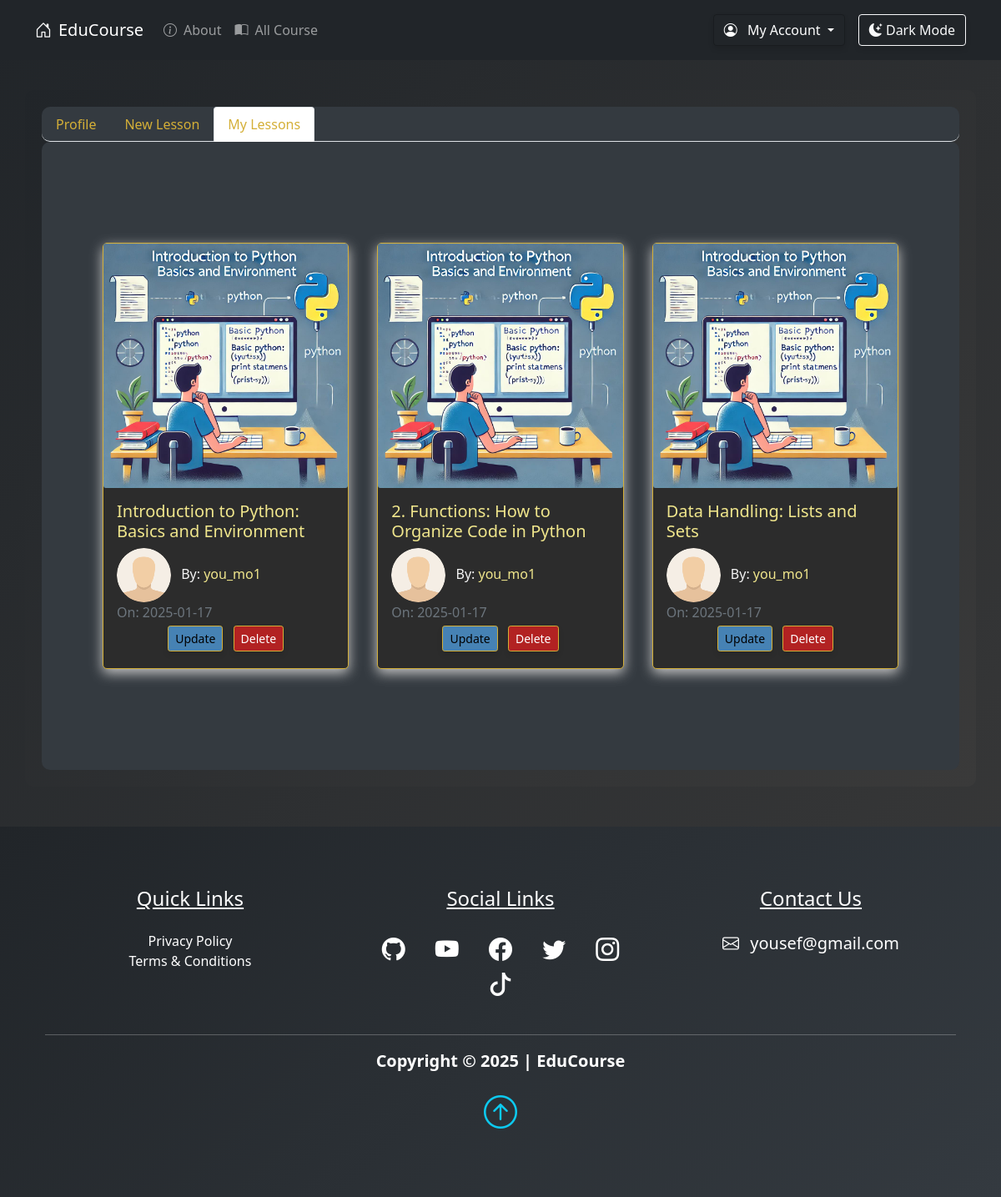
Page /dashboard/user_lessons (signed in) on the committed database.
### pythonic/models.py (models this page shows, shortened)
class Lesson(db.Model):
    id = db.Column(db.Integer, primary_key=True)
    title = db.Column(db.String(100), nullable=False)
    date_posted = db.Column(db.DateTime, nullable=False, default=lambda: datetime.now(timezone.utc))
    content = db.Column(db.Text, nullable=False)
    thumbnail = db.Column(db.String(20), nullable=False, default="default_thumbnail.jpg")
    slug = db.Column(db.String(100), nullable=False)
    user_id = db.Column(db.Integer, db.ForeignKey("user.id"), nullable=False)
    course_id = db.Column(db.Integer, db.ForeignKey("course.id"), nullable=False)
    video = db.Column(db.String(100), nullable=True)  # For uploaded videos

class User(db.Model, UserMixin):
    id = db.Column(db.Integer, primary_key=True)
    fname = db.Column(db.String(25), nullable=False)
    lname = db.Column(db.String(25), nullable=False)
    username = db.Column(db.String(25), unique=True, nullable=False)
    email = db.Column(db.String(125), unique=True, nullable=False)
    image_file = db.Column(db.String(20), nullable=False, default="default.png")
    bio = db.Column(db.Text, nullable=True)
    password = db.Column(db.String(60), nullable=False)
    lessons = db.relationship("Lesson", backref="author", lazy=True)

### pythonic/routes.py (the view)
@app.route("/dashboard/user_lessons", methods=["GET", "POST"])
@login_required
def user_lessons():
    return render_template(
        "user_lessons.html", title="Your Lessons", active_tab="user_lessons"
    )

### pythonic/models.py (called while the page is built)
@login_manager.user_loader
def load_user(user_id):
    return User.query.get(int(user_id))

### pythonic/templates/user_lessons.html (shortened to what this page needs)
{% extends "dashboard.html" %}
{% block user_lessons %}
<section>
    <div class="container p-5">
        <div class="row">
            {% for lesson in current_user.lessons %}
            <div class="col-sm-12 col-md-6 col-lg-4 pb-5 d-flex align-items-stretch">
                <div class="card lesson" style="background-color: #2c2c2c; border: 1px solid #d4af37; color: #f5f5f5;">
                    <img src="{{url_for('static', filename='lesson_thumbnails/'+lesson.thumbnail)}}" class="card-img" alt="Lesson Thumbnail">
                    <div class="card-body d-flex flex-column">
                        <h5 class="card-title">
                            <a class="text-decoration-none" style="color: #f0e68c;" href="{{url_for('lesson', lesson_slug=lesson.slug, course=lesson.course_name.title)}}">{{lesson.title}}</a>
                        </h5>
                        <span><img class="article-img rounded-circle" src="{{url_for('static', filename='user_pics/'+lesson.author.image_file)}}" alt="Author Image"> By: <a href="#" class="link" style="color: #f0e68c;">{{lesson.author.username}}</a></span>
                        <span class="text-muted">On: {{lesson.date_posted.strftime('%Y-%m-%d')}}</span>
                        <div class="m-auto">
                            <a href="{{url_for('new_lesson')}}" class="btn btn-info btn-sm m-1" style="background-color: #4682b4; border-color: #d4af37;">Update</a>
                            <button class="btn btn-danger btn-sm m-1" data-bs-toggle="modal" data-bs-target="#deleteModal" style="background-color: #b22222; border-color: #d4af37;">Delete</button>
                        </div>
                    </div>
                </div>
            </div>
            {% endfor %}
        </div>
    </div>
</section>
{% endblock user_lessons %}

### pythonic/static/main.css (style rules this page uses)
body::before { display: block; content: ''; height: 60px; }
.card { transition: 0.7s ease; box-shadow: 0 5px 15px rgba(1 1 1/ 15); border-radius: 5px; margin: 5px; }
.lesson { box-shadow: 0 5px 15px rgba(200 200 200/ 15); border-radius: 5px; border: 1px solid #fff; }
.article-img { height: 65px; width: 65px; margin-right: 8px; }
.link { text-decoration: none; }

### pythonic/static/styles.css (style rules this page uses)
.btn, .dropdown-menu { box-shadow: 0 4px 6px rgba(0, 0, 0, 0.1); }
.card-body img { transition: transform 0.3s ease; }

### pythonic/templates/dashboard.html (style rules this page uses)
body { background: linear-gradient(135deg, #212529, #3a3a3a); color: #fff; }

### rows in the picture
Lesson: thumbnail (picture), title "Introduction to Python: Basics and Environment", image_file (placeholder picture), author.username "you_mo1", date_posted "2025-01-17"
Lesson: thumbnail (picture), title "2. Functions: How to Organize Code in Python", image_file (placeholder picture), author.username "you_mo1", date_posted "2025-01-17"
Lesson: thumbnail (picture), title "Data Handling: Lists and Sets", image_file (placeholder picture), author.username "you_mo1", date_posted "2025-01-17"
